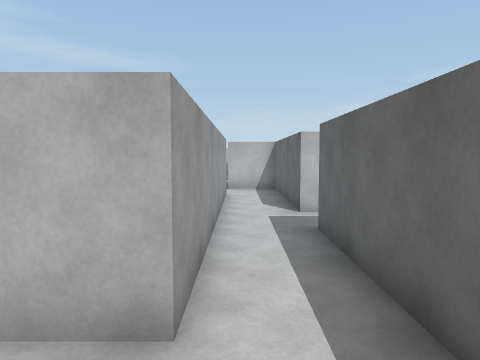
[1] (above)

24 first-person views from a walk through a Unity game level. The camera is 1.4 m above the floor, tilts 4° down and sees 70° across. The floor is counted in squares, 1 m on a side. Each view is taken from the middle of a square. On the plan, view 1 faces up. The plan holds only what a view shows up to about 15 squares ahead; the rest is blank. The player is left out.

[2]
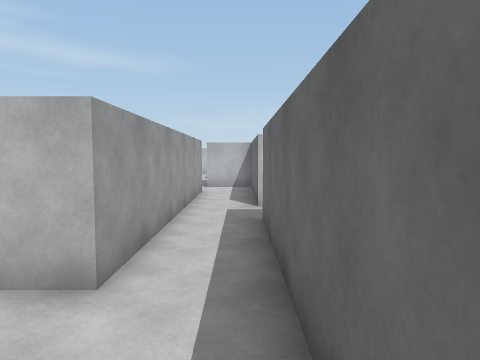

[3]
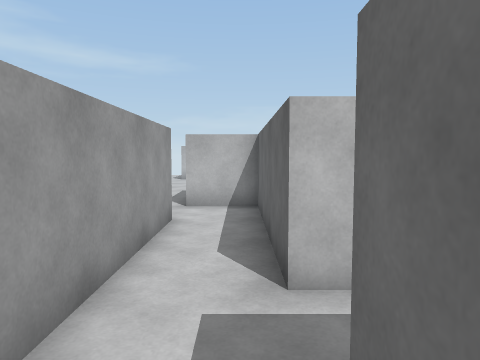

[4]
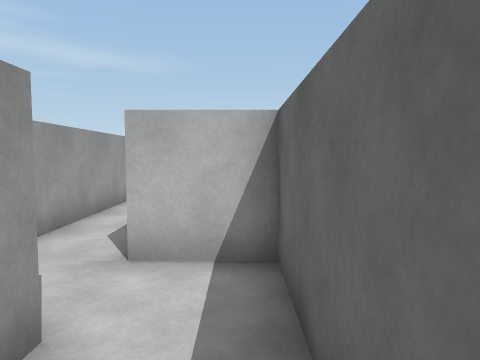

[5]
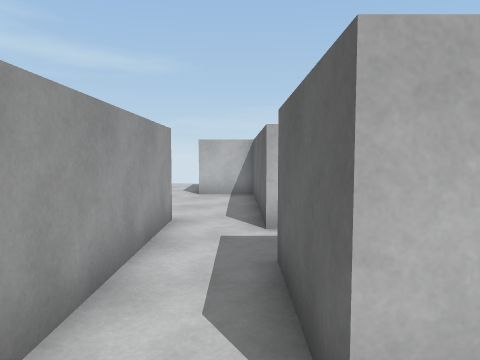

[6]
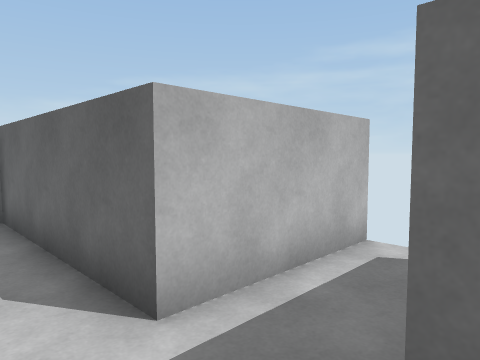

[7]
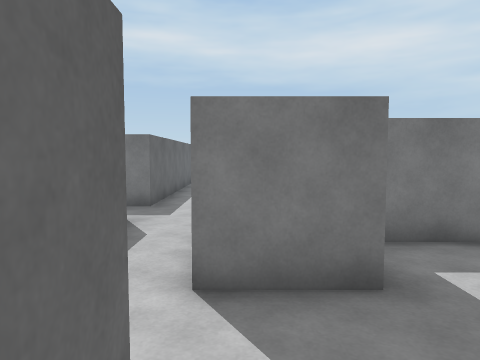

[8]
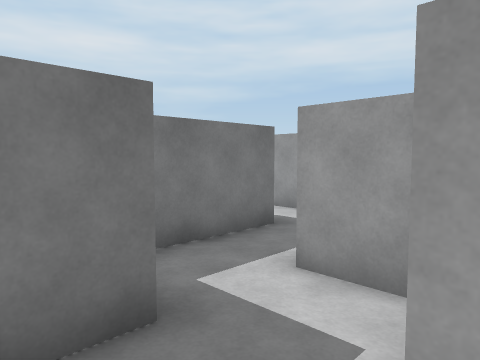

[9]
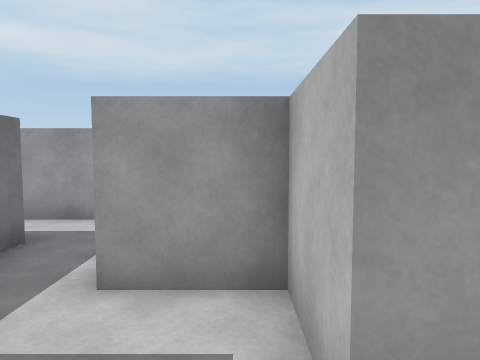

[10]
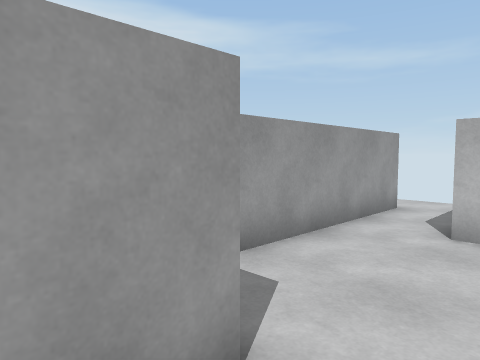

[11]
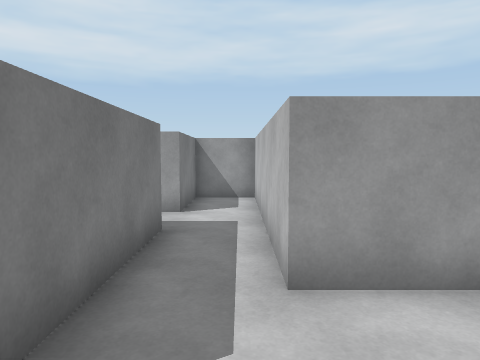

[12]
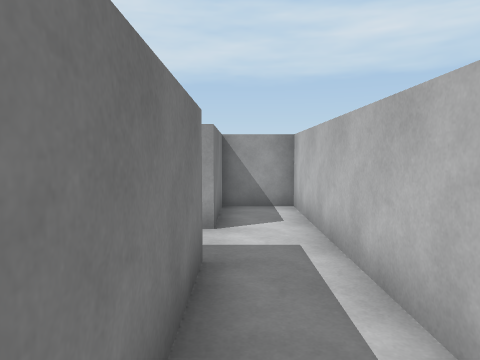

[13]
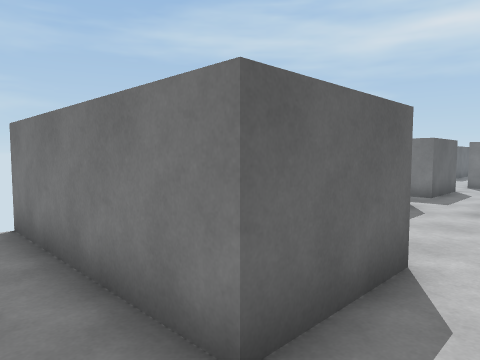

[14]
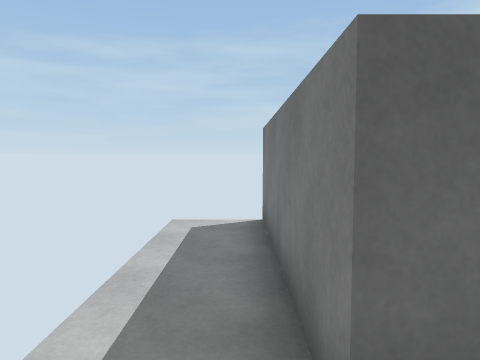

[15]
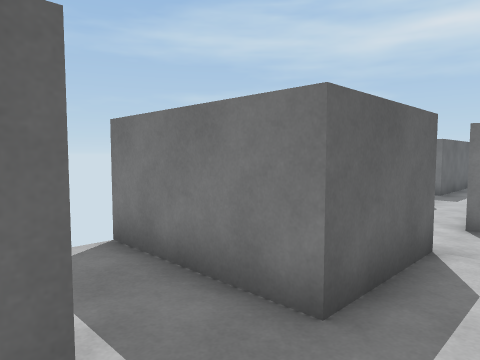

[16]
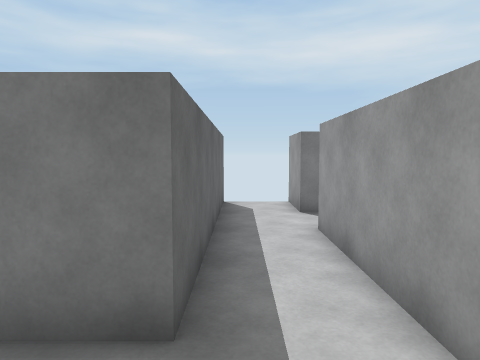

[17]
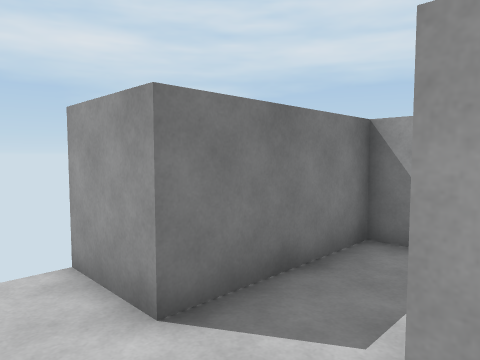

[18]
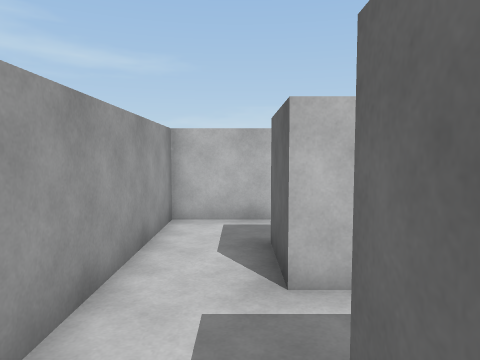

[19]
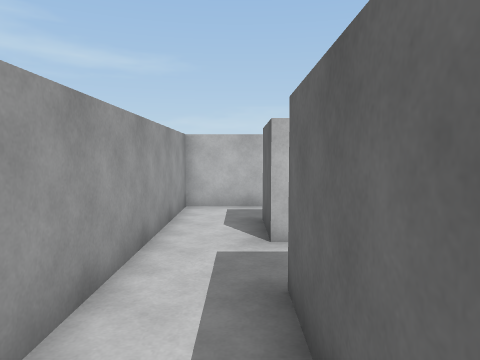

[20]
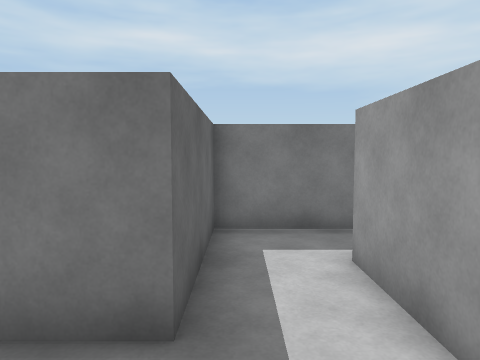

[21]
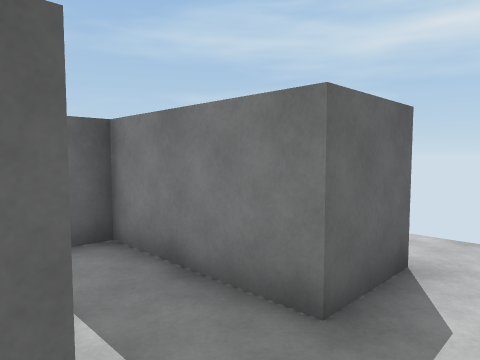

[22]
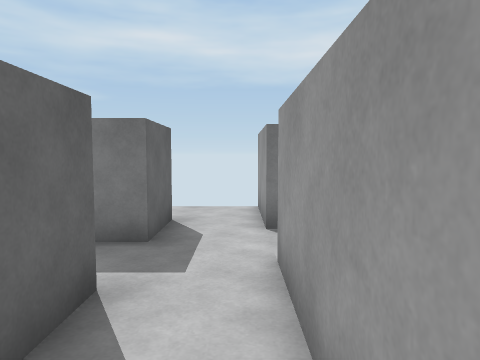

[23]
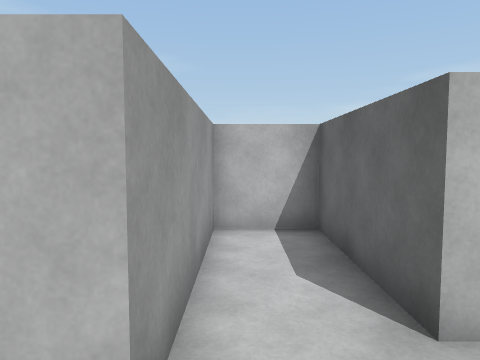

[24]
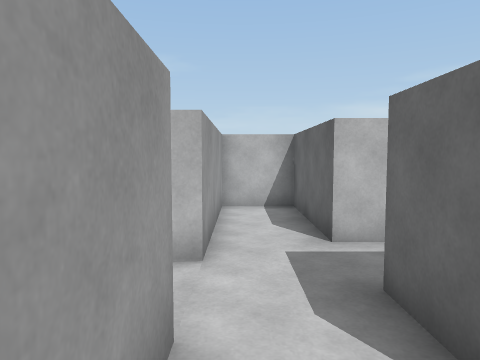

### Floor plan
Points are (right, up) in squares from view 1. A wall is a line through its corners. A room is listed if a view was taken in it or the views show most of it. See-through windows are left out.
Room 1 (views 1, 2, 3, 4, 5, 6, 7, 8, 9, 10, 16, 17, 20)
walls: (2.2, 8.5) (1.5, 8.5) (1.5, 14.5) (-0.5, 14.5) (-0.5, 17.5) (3.5, 17.5); (-2.6, 12.5) (-0.5, 12.5) (-0.5, 2.5) (-1.9, 2.5); (-6.5, 8.5) (-6.5, 10.5) (-3.2, 10.5); (-6.2, 12.5) (-8.5, 12.5) (-8.5, 8.5); (-2.5, 0.5) (-0.5, 0.5) (-0.5, -1.5); (-2.5, 19.5) (-2.5, 14.5) (-4.5, 14.5) (-4.5, 12.5); (3.6, 19.5) (-0.5, 19.5); (1.5, -1.2) (1.5, 6.5) (2.9, 6.5)
ways out: opening at (-1.5, 20) to room 2; opening at (-7.5, 9.5) to room 3; opening at (-1.5, 1.5)
Room 2 (views 11, 12, 13, 14, 15)
walls: (-2.5, 20.5) (-2.5, 19.5); (-4.5, 28.6) (-4.5, 22.5) (-12.5, 22.5) (-12.5, 20.5) (-9.5, 20.5) (-9.5, 20); (-7.5, 20.5) (-3, 20.5); (-0.5, 19.5) (-0.5, 25.5) (-2.5, 25.5) (-2.5, 28.5) (3.5, 28.5)
ways out: opening at (-1.5, 20) to room 1; opening at (-8.5, 19.5); opening at (-5.5, 29.5)
Room 3 (view 18)
walls: (-5.8, 8.5) (-6.5, 8.5); (-8.5, 8.5) (-8.5, 4.5); (-6.5, 4.5) (-6.5, 6.5) (-5.1, 6.5)
ways out: opening at (-7.5, 9.5) to room 1; opening at (-7.5, 5.5) to room 4; opening at (-5.5, 7.5)
Room 4 (view 19)
walls: (-9.6, 4.5) (-10.5, 4.5); (-10.5, 2.5) (-6.5, 2.5) (-6.5, 4.5)
ways out: opening at (-7.5, 5.5) to room 3; opening at (-9.5, 3.5) to room 5
Room 5 (views 21, 22, 23)
walls: (-12.5, 1.5) (-12.5, 0.5); (-10.5, 4.5) (-10.5, 8.5) (-12.5, 8.5) (-12.5, 3.5) (-13.1, 3.5); (-10.5, 0.4) (-10.5, 2.5)
ways out: opening at (-9.5, 3.5) to room 4; opening at (-11.5, 1) to room 6
Room 6 (view 24)
walls: (-12.5, 0.5) (-12.5, -1.5)
ways out: opening at (-11.5, 1) to room 5

Where each view was taken, in squares from view 1:
view 1: 0 up, 0 right, facing up
view 2: 1 down, 1 right, facing up
view 3: 5 up, 1 right, facing up
view 4: 10 up, 1 right, facing up
view 5: 13 up, 1 left, facing up
view 6: 17 up, 2 left, facing up-right
view 7: 16 up, 1 left, facing down
view 8: 15 up, 1 left, facing down-left
view 9: 14 up, 1 left, facing left
view 10: 19 up, 1 left, facing up-left
view 11: 22 up, 1 left, facing left
view 12: 21 up, 3 left, facing left
view 13: 30 up, 4 left, facing down-right
view 14: 29 up, 4 left, facing right
view 15: 20 up, 2 left, facing down-right
view 16: 9 up, 1 right, facing down
view 17: 3 up, 1 right, facing down-left
view 18: 5 up, 7 left, facing up
view 19: 3 up, 7 left, facing up
view 20: 9 up, 7 left, facing down
view 21: 5 up, 12 left, facing down-right
view 22: 8 up, 12 left, facing down
view 23: 2 up, 12 left, facing up
view 24: 1 down, 12 left, facing up
